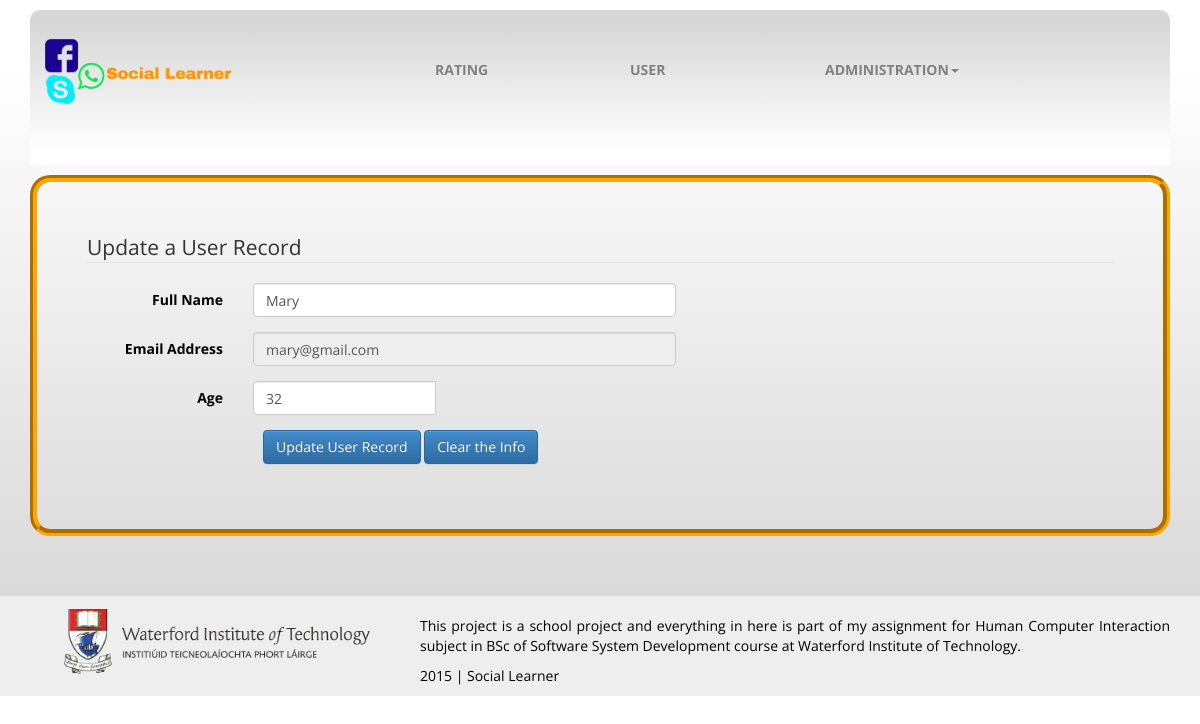
/admin/edituser.php?email=mary@gmail.com (signed in), run on the app's committed database.
### tables this page shows
CREATE TABLE `user` (
  `name` varchar(30) NOT NULL,
  `email` varchar(50) NOT NULL,
  `age` varchar(3) NOT NULL
);

### admin/inc/user.inc.php (called while the page is built, shortened)
<?php
class User{
	private $db;
	public function __construct($database) {
	    $this->db = $database;
	}
	public function oneuser($email) {
	    $sql = 'select * from user where email = :email';
	    $stmt =$this->db->prepare($sql);
        $stmt->bindParam(':email', $email, PDO::PARAM_STR);
	    $stmt->execute();
        $user=$stmt->fetch(PDO::FETCH_OBJ);
        return $user;
	}
}
?>

### admin/inc/init.inc.php (called while the page is built, shortened)
<?php
require_once 'db.inc.php';
require_once 'user.inc.php';
require_once 'feedback.inc.php';
$user		    = new User($dbh);
?>

### admin/inc/feedback.inc.php (called while the page is built, shortened)
<?php
function retrieveonerec($user) {
    $name = $user->name;
    $email=$user->email;
    $age=$user->age;
}
?>

### admin/edituser.php (the view, shortened to what this page needs)
<?php
require 'inc/secure.inc.php';
require 'inc/header.inc.php';
require 'inc/init.inc.php';
if (isset($_REQUEST['Submit'])) {
try
{   $name = $_POST['name'];
	$email = $_GET['email'];
	$age = $_POST['age'];
    $user->updaterecord($name, $email, $age);
    $stat ="edit";
    header("Location:adminuser.php?stat=$stat");
}
catch (PDOException $e)
{
   echo '<br>PDO Exception Caught.';
   echo 'Error with the database: <br>';
   echo 'SQL Query: ', $sql;
   echo 'Error: ' . $e->getMessage().'</p>';
}
}
 else {
$email = $_GET['email'];
try
{
   $userrec = $user->oneuser($email);
}
catch (PDOException $e)
{
   echo '<br>PDO Exception Caught.';
   echo 'Error with the database: <br>';
   echo 'SQL Query: ', $sql;
   echo 'Error: ' . $e->getMessage().'</p>';
}
?>
<section style='border: 7px solid orange; border-radius: 20px; border-style: groove; padding: 50px;'>
<form action = "" method = "post" class="form-horizontal" id="insertuser" name ="insertuser">
    <fieldset><legend>Update a User Record</legend>
	 <div class="row">
          <div class="form-group">
            <label for="name" class="col-sm-2 control-label">Full Name</label>
            <div class="col-sm-5">
              <input class="form-control" type="text" name="name" id="name" data-h5-errorid="invalid-name" value="<?php echo $name?>"
              required="" pattern="^[A-Z][a-zA-Z ]{1,30}$" title="Please enter a valid name with first letter uppercase" />
            </div>
          </div>
        </div>
        <div class="row">
          <div class="form-group">
            <label for="email" class="col-sm-2 control-label">Email Address</label>
            <div class="col-sm-5">
              <input type="text" name="email" id="email" class="form-control" disabled value = "<?php echo $email;?>"/>
            </div>
          </div>
        </div>
        <div class="row">
          <div class="form-group">
            <label for="age" class="col-sm-2 control-label">Age</label>
            <div class="col-sm-5">
              <div class="input-group date">
                <input id="age" type="text" name='age' class="form-control" data-h5-errorid="invalid-age" value="<?php echo $age?>"
				required="" pattern="[0-9]{1,3}" title="Please enter a valid age"/>
              </div>
            </div>
          </div>
        </div>
		<div class = "form-group">
		<div class="col-sm-10 col-sm-offset-2">
			<input type="submit" class="btn btn-primary" value="Update User Record" name = "Submit">
			<input type="reset" class="btn btn-primary" value="Clear the Info" >
		</div>
		</div>
    </fieldset>
    </form>
	</section>
	</div>
     <div class="footer">
    <div class="container">
      <div class="row">
        <div class="col-md-4">
          <a class="wit" href="http://www.wit.ie">
            <img alt="Waterford Institute of Technology" src="images/witlogo.png" class="img-responsive" />
          </a>
        </div>
        <div class="content col-md-8">
          <p>This project is a school project and everything in here is part of my assignment for Human Computer Interaction
          subject in BSc of Software System Development course at Waterford Institute of Technology.</p>
          <p>2015 | Social Learner</p>
        </div>
      </div>
    </div>
  </div>
<?php
}
?>
</body>
</html>

### admin/css/mycss.css (style rules this page uses)
body { background: -webkit-linear-gradient(90deg, #D7D7D7 10%, #FFFFFF 90%); background-position: 0; color: black; padding-top: 10px; font-family: 'Open Sans',arial, sans-serif; text-align: justify; }
.container { height: 100%; }
.footer { background-color: #eee; margin-top: 60px; }
.footer .wit img { margin: 10px 0 0 30px; width: 311px; height: 70px; }
.footer .content { padding-top: 20px; }
.wit img { width: 100% }

### data on the page
user: name "Mary", email "mary@gmail.com", age "32"
